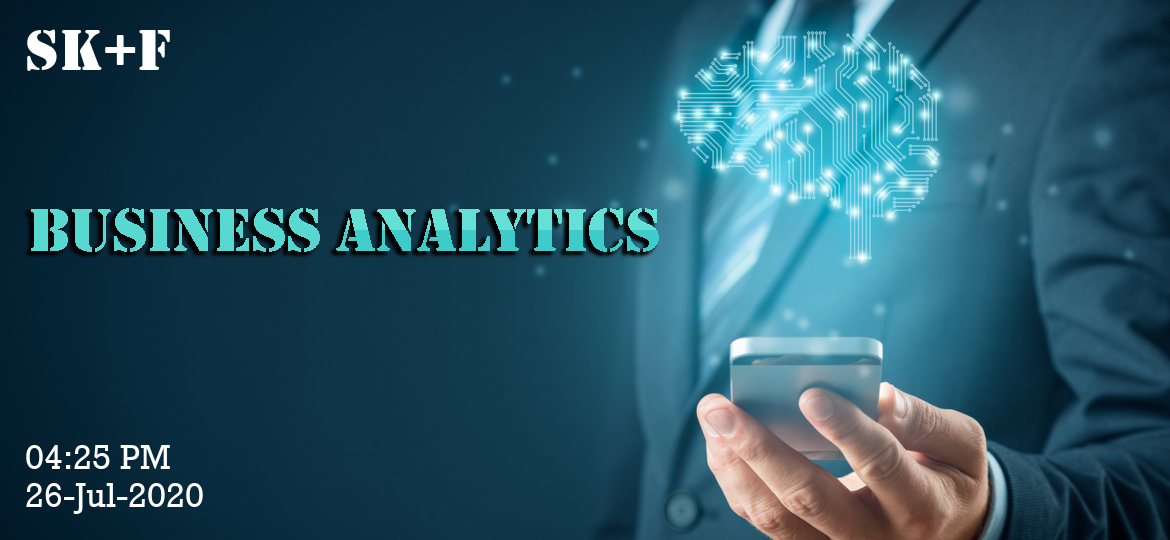

Source code (Python):
from Functions import all_library as lib
import Functions.all_function as fn

import os

dirpath = os.path.dirname(os.path.realpath(__file__))

import smtplib
from email import encoders
from email.mime.base import MIMEBase
from email.mime.image import MIMEImage
from email.mime.multipart import MIMEMultipart
from email.mime.text import MIMEText
from math import log, floor
import matplotlib.patches as patches
import matplotlib.pyplot as plt
import numpy as np
import pandas as pd
import pyodbc as db
import xlrd
from matplotlib.patches import Patch
from PIL import Image, ImageDraw, ImageFont
import pytz
import datetime as dd
from PIL import Image
from datetime import datetime
import sys

def banner():
    date = datetime.today()
    day = str(date.day) + '/' + str(date.month) + '/' + str(date.year)
    tz_NY = pytz.timezone('Asia/Dhaka')
    datetime_BD = datetime.now(tz_NY)
    time = datetime_BD.strftime("%I:%M %p")
    date = datetime.today()
    x = dd.datetime.now()
    day = str(date.day) + '-' + str(x.strftime("%b")) + '-' + str(date.year)
    print(date)
    print(day)
    tz_NY = pytz.timezone('Asia/Dhaka')
    datetime_BD = datetime.now(tz_NY)
    time = datetime_BD.strftime("%I:%M %p")
    print(datetime_BD)
    print(time)
    img = Image.open("./Functions/new_ai.png")
    title = ImageDraw.Draw(img)
    timestore = ImageDraw.Draw(img)
    tag = ImageDraw.Draw(img)
    branch = ImageDraw.Draw(img)
    font = ImageFont.truetype("./Functions/Stencil_Regular.ttf", 60, encoding="unic")
    font1 = ImageFont.truetype("./Functions/ROCK.ttf", 50, encoding="unic")
    font2 = ImageFont.truetype("./Functions/ROCK.ttf", 35, encoding="unic")



    tag.text((25, 8), 'SK+F', (255, 255, 255), font=font)
    #branch.text((25, 270), branch_name + " Branch", (255, 209, 0), font=font1)
    timestore.text((25, 435), time + "\n" + day, (255, 255, 255), font=font2)
    img.save('./Functions/banner_ai.png')

    print('banner created')